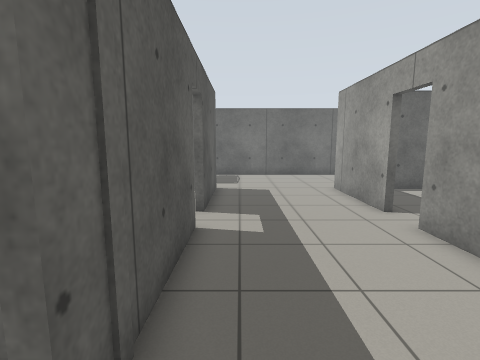
view 1 (above)

24 first-person views from a walk through a Gazebo world. The camera is 1.2 m above the floor, tilts 8° down and sees 85° across. The floor is counted in squares, 0.5 m on a side. Each view is taken from the middle of a square. On the plan, view 1 faces up. The plan holds only what a view shows up to about 17 squares ahead; the rest is blank. Gazebo's built-in surfaces are drawn with simple patterns. Simple shapes stand in for some stock models.

view 2
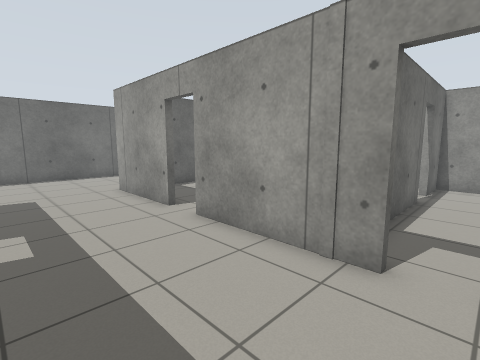

view 3
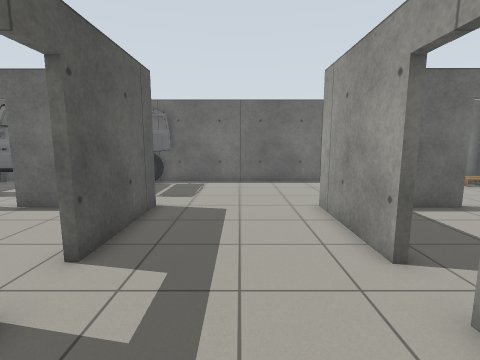

view 4
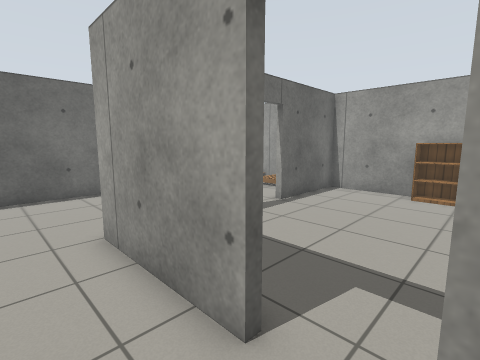

view 5
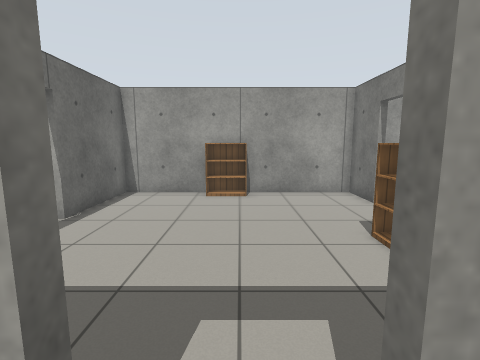

view 6
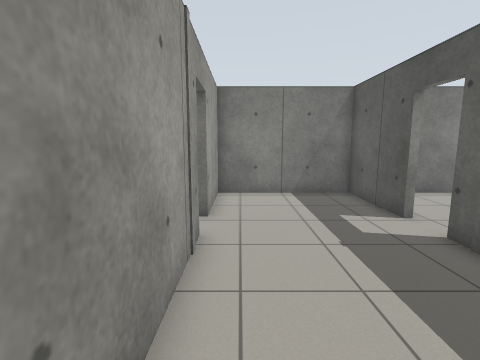

view 7
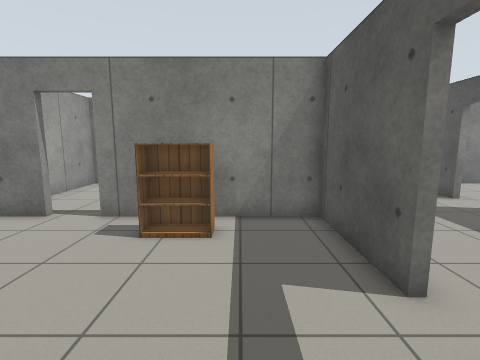

view 8
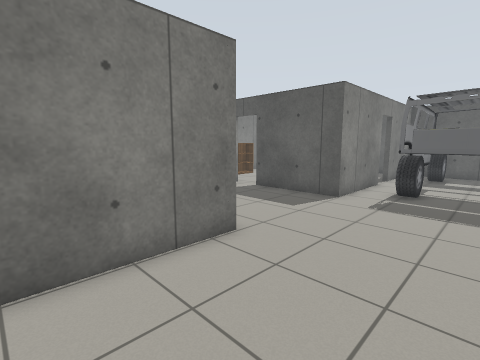

view 9
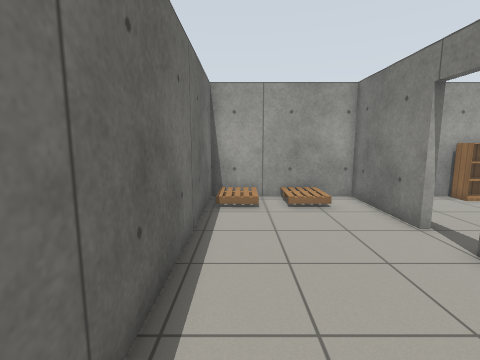

view 10
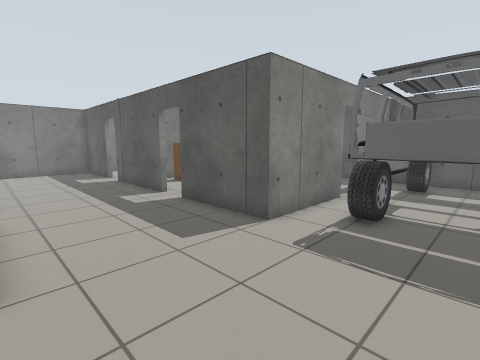

view 11
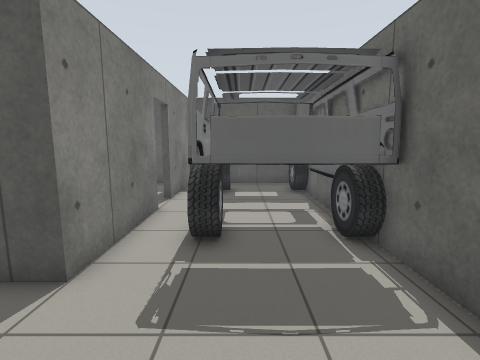

view 12
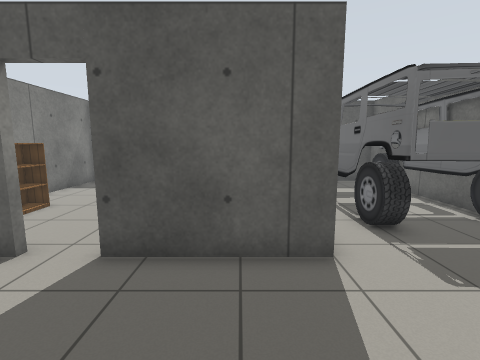

view 13
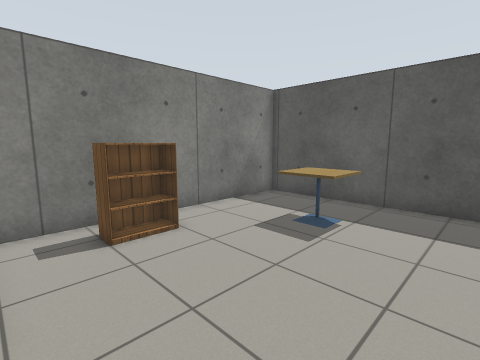

view 14
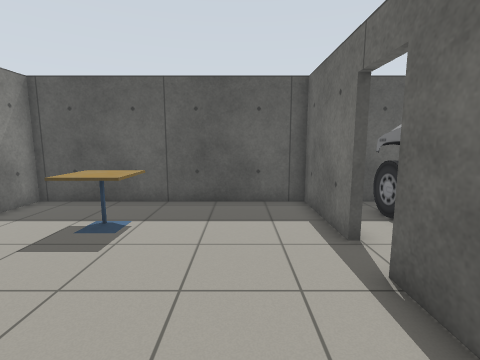

view 15
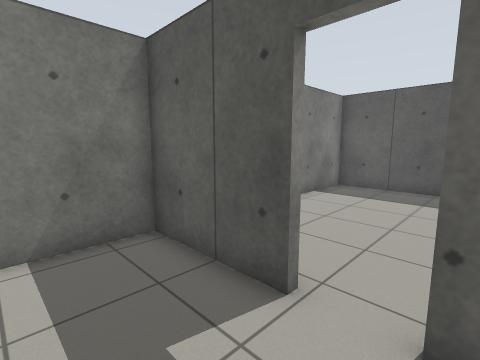

view 16
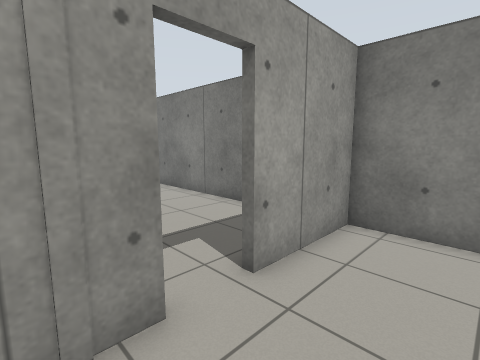

view 17
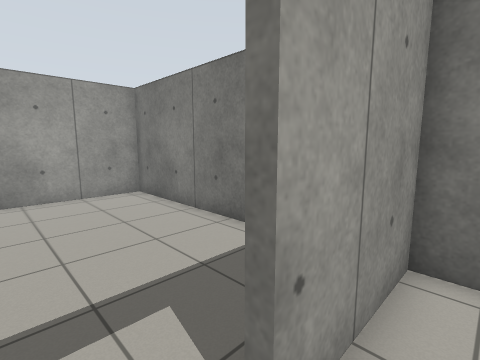

view 18
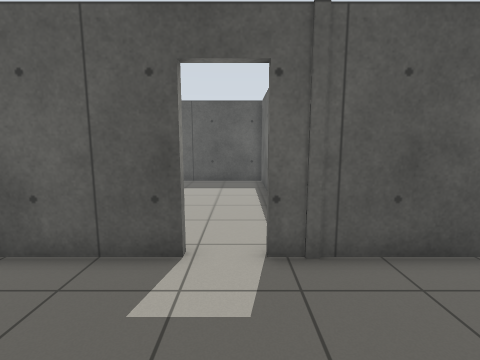

view 19
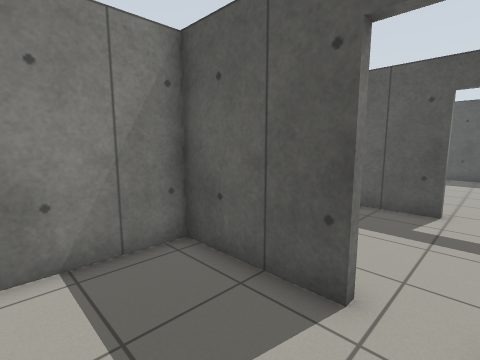

view 20
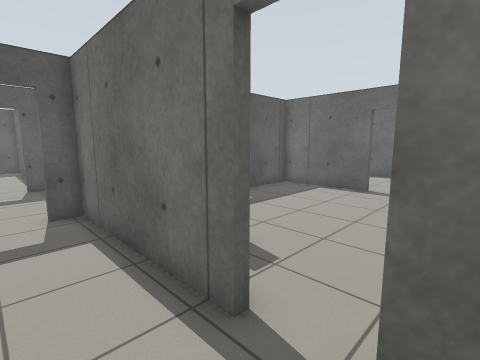

view 21
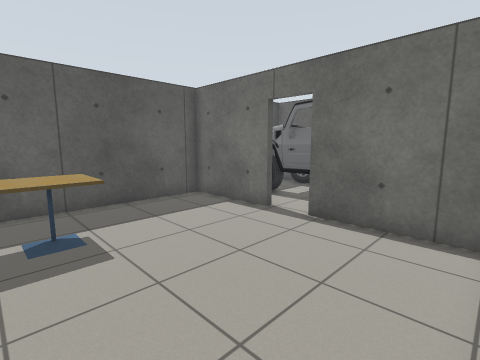

view 22
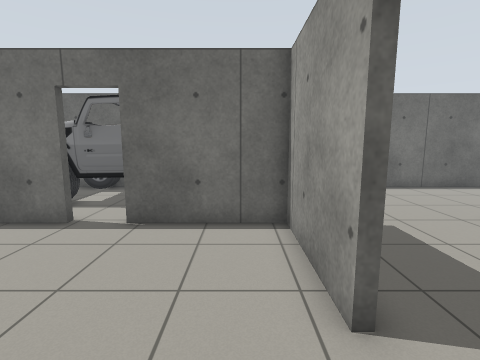

view 23
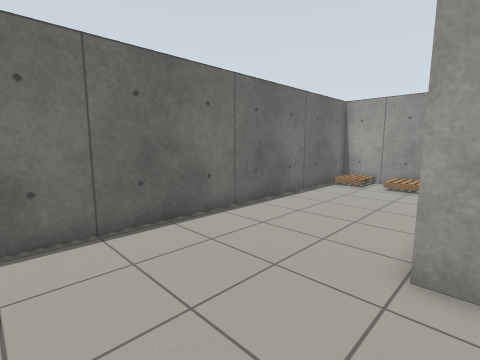

view 24
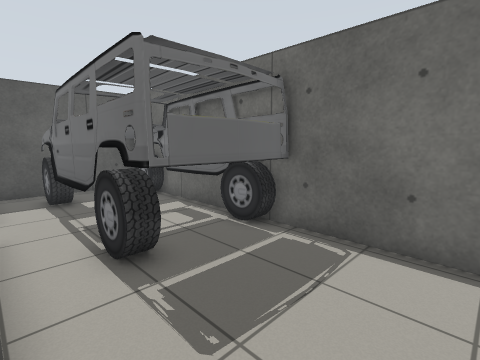

### Floor plan
Key: @ floor where view 1 was taken; # wall or solid block; . main floor; : floor 0.25 m higher than the main floor; D open door; v drop or lower ground; C car; P pallet; B bookshelf; T cafe table.
Columns run from 13 left of view 1 to 17 right of it. Each row starts with its distance up from view 1.
 21             #################
 20 #CCCCCCCCCCC................###
 19 # CCCCCCCCCC................vv#
 18 #  CCCCCCCCC..................#
 17 # CCCCCCCCCC................PP#
 16 #.CCCCCCCCCC................:P#
 15 #.............................#
 14 #####DD#####......######DD#####
 13 #..........##.....#...........#
 12 #...........#.....#...........#
 11 #...........#.....#...........#
 10 #...........#.....#...........#
  9 #...........D.....D..........B#
  8 #..TT......DD.....D..........B#
  7 #..TT.......#.....#...........#
  6 #..TT.......#.....#...........#
  5 #...........#.....#...........#
  4 #......BBB..#.....#...BB......#
  3 #......  ...#.....#.......DD..#
  2 #############.....########DD###
  1 #..........DD.....D...........#
  0 #...........D@....D...........#
 -1 #...........#.....#...........#
 -2 #.......... #.....#...........#
 -3 #.......... #.....#...........#
 -4 #.........  #.....#...........#
 -5 #####  ##   ###################

Positions as (right, up) in squares from view 1, and headings:
1: (0, 0), facing up
2: (0, 0), facing up-right
3: (2, 4), facing up
4: (3, 7), facing up-right
5: (4, 8), facing right
6: (4, 8), facing down
7: (8, 11), facing down
8: (10, 19), facing down-left
9: (5, 19), facing right
10: (5, 19), facing down-left
11: (3, 17), facing left
12: (4, 12), facing left
13: (-2, 11), facing down-left
14: (-2, 11), facing left
15: (2, 2), facing down-left
16: (2, 3), facing down-right
17: (4, 1), facing down-right
18: (4, 1), facing left
19: (9, 1), facing down-left
20: (15, 0), facing up-left
21: (-2, 6), facing up-left
22: (-3, 6), facing up
23: (0, 13), facing up-right
24: (2, 14), facing up-left
